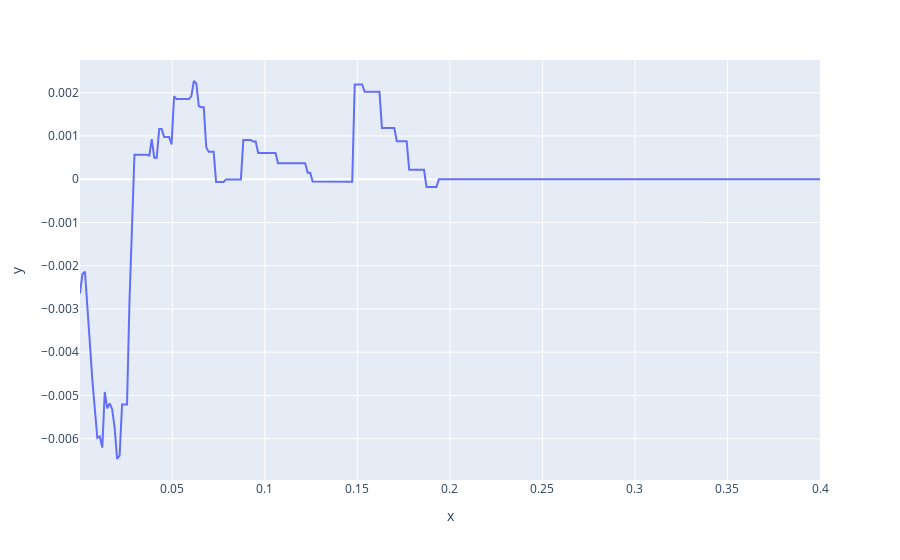

Notebook source saved alongside this figure:
### Code cell
# ode = OneHotEncoder(min_frequency=0.01,handle_unknown='infrequent_if_exist')
import plotly.express as px

result_columns = []
search_space = np.linspace(0.0001, 0.4, num=300)
for s in tqdm(search_space):
    p = OneHotEncoder(
        min_frequency=s, handle_unknown="infrequent_if_exist", sparse=False
    )
    ohe_nominal = p.fit_transform(nominal_data)
    ohe_nominal = pd.DataFrame(
        ohe_nominal,
        index=nominal_data.index,
        columns=p.get_feature_names_out(),
    )
    # result_columns.append(len(ohe_nominal.columns))
    corr_ = ohe_nominal.corrwith(final_data.label, method="kendall")
    result_columns.append(corr_.mean())
px.line(
    x=search_space,
    y=result_columns,
)

### Figure 1 — Plotly figure (JSON) as saved in the notebook; plotly's stock layout.template omitted (floating-point values rounded to 4 significant figures; data arrays with more than 128 entries replaced by an {"elided": "..."} marker saying what was removed)
{"data": [{"hovertemplate": "x=%{x}<br>y=%{y}<extra></extra>", "legendgroup": "", "line": {"color": "#636efa", "dash": "solid"}, "marker": {"symbol": "circle"}, "mode": "lines", "name": "", "orientation": "v", "showlegend": false, "type": "scatter", "x": {"elided": "300 float values"}, "xaxis": "x", "y": {"elided": "300 float values"}, "yaxis": "y"}], "layout": {"autosize": true, "legend": {"tracegroupgap": 0}, "margin": {"t": 60}, "xaxis": {"anchor": "y", "autorange": true, "domain": [0, 1], "range": [0.0001, 0.4], "title": {"text": "x"}, "type": "linear"}, "yaxis": {"anchor": "x", "autorange": true, "domain": [0, 1], "range": [-0.006954, 0.002756], "title": {"text": "y"}, "type": "linear"}}}
